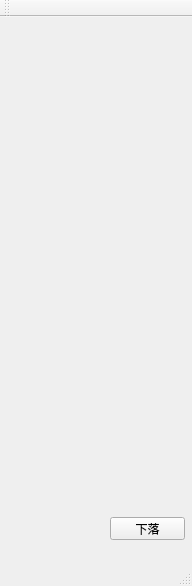
<?xml version="1.0" encoding="UTF-8"?>
<ui version="4.0">
 <class>Test11_3AClass</class>
 <widget class="QMainWindow" name="Test11_3AClass">
  <property name="geometry">
   <rect>
    <x>0</x>
    <y>0</y>
    <width>192</width>
    <height>586</height>
   </rect>
  </property>
  <property name="windowTitle">
   <string>Test11_3A</string>
  </property>
  <widget class="QWidget" name="centralWidget">
   <widget class="QPushButton" name="btnRelease">
    <property name="geometry">
     <rect>
      <x>110</x>
      <y>500</y>
      <width>75</width>
      <height>23</height>
     </rect>
    </property>
    <property name="text">
     <string>下落</string>
    </property>
   </widget>
  </widget>
  <widget class="QMenuBar" name="menuBar">
   <property name="geometry">
    <rect>
     <x>0</x>
     <y>0</y>
     <width>192</width>
     <height>21</height>
    </rect>
   </property>
  </widget>
  <widget class="QToolBar" name="mainToolBar">
   <attribute name="toolBarArea">
    <enum>TopToolBarArea</enum>
   </attribute>
   <attribute name="toolBarBreak">
    <bool>false</bool>
   </attribute>
  </widget>
  <widget class="QStatusBar" name="statusBar"/>
 </widget>
 <layoutdefault spacing="6" margin="11"/>
 <resources>
  <include location="test11_3a.qrc"/>
 </resources>
 <connections/>
</ui>
